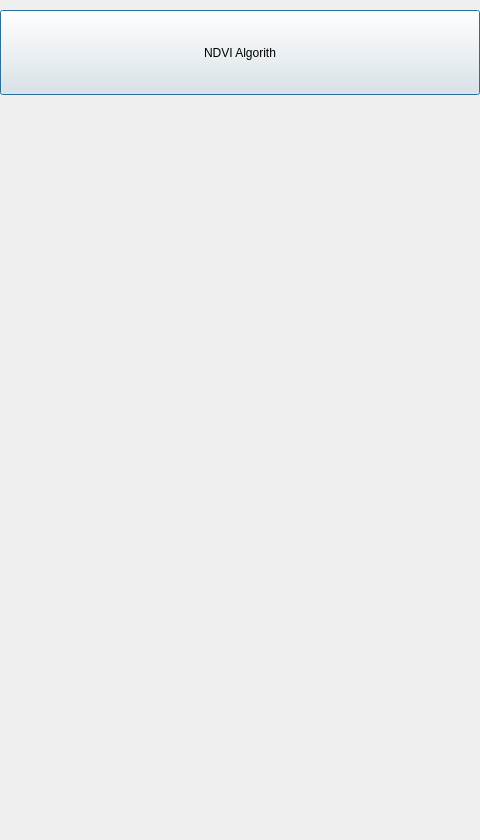
<?xml version="1.0" encoding="UTF-8"?>
<ui version="4.0">
 <class>formLstAlgorithms</class>
 <widget class="QDialog" name="formLstAlgorithms">
  <property name="geometry">
   <rect>
    <x>0</x>
    <y>0</y>
    <width>480</width>
    <height>840</height>
   </rect>
  </property>
  <property name="windowTitle">
   <string>Dialog</string>
  </property>
  <widget class="QPushButton" name="pbNDVI">
   <property name="geometry">
    <rect>
     <x>0</x>
     <y>10</y>
     <width>480</width>
     <height>85</height>
    </rect>
   </property>
   <property name="text">
    <string>NDVI Algorith</string>
   </property>
  </widget>
 </widget>
 <resources/>
 <connections/>
</ui>
